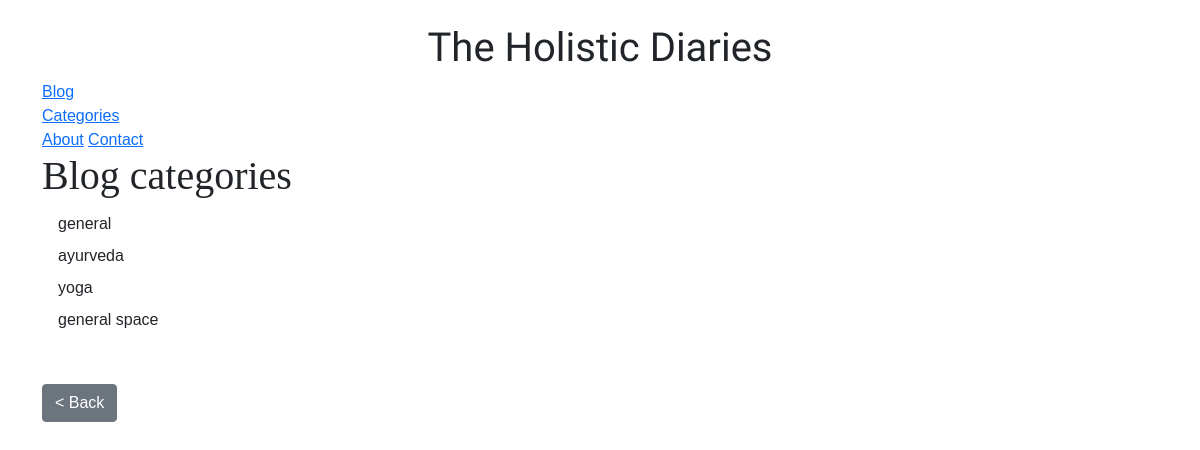
The page /categories_list/ on the database its author committed.
### holistic/models.py (models this page shows, shortened)
class Category(models.Model):
    class Meta:
        verbose_name_plural = "Categories"
    name = models.CharField(max_length=255, default='general')
    def __str__(self):
        return self.name

### holistic/views.py (the view)
def CategoryListView(request):
    cat_menu_list = Category.objects.all()
    return render(request, 'categories_list.html', {'cat_menu_list': cat_menu_list})

### holistic/context_processors.py (called while the page is built)
def add_variable_to_context(request):
    return {
        'cat_menu': Category.objects.all()
    }

### holistic/templates/categories_list.html (shortened to what this page needs)
{% extends 'base.html' %}
{% block content %}
<h1>Blog categories</h1>
{% for cat in cat_menu_list %}
    <a class="dropdown-item" href="{% url 'category' cat|slugify %}">{{ cat.name }}</a>
{% endfor %}
<br /><br />
<a href="{% url 'home' %}" class='btn btn-secondary'>
    < Back</a>
        {% endblock %}

### holistic/static/css/style.css (style rules this page uses)
body { font-family: 'Poppins', sans-serif; }
h1, h2, h3, h4, h5, h6 { font-family: 'Playfair Display', serif; }
p, a { font-family: 'Source Sans Pro', sans-serif; }
html { scroll-behavior: smooth; }

### rows shown on the page
Category: name "general"
Category: name "ayurveda"
Category: name "yoga"
Category: name "general space"
